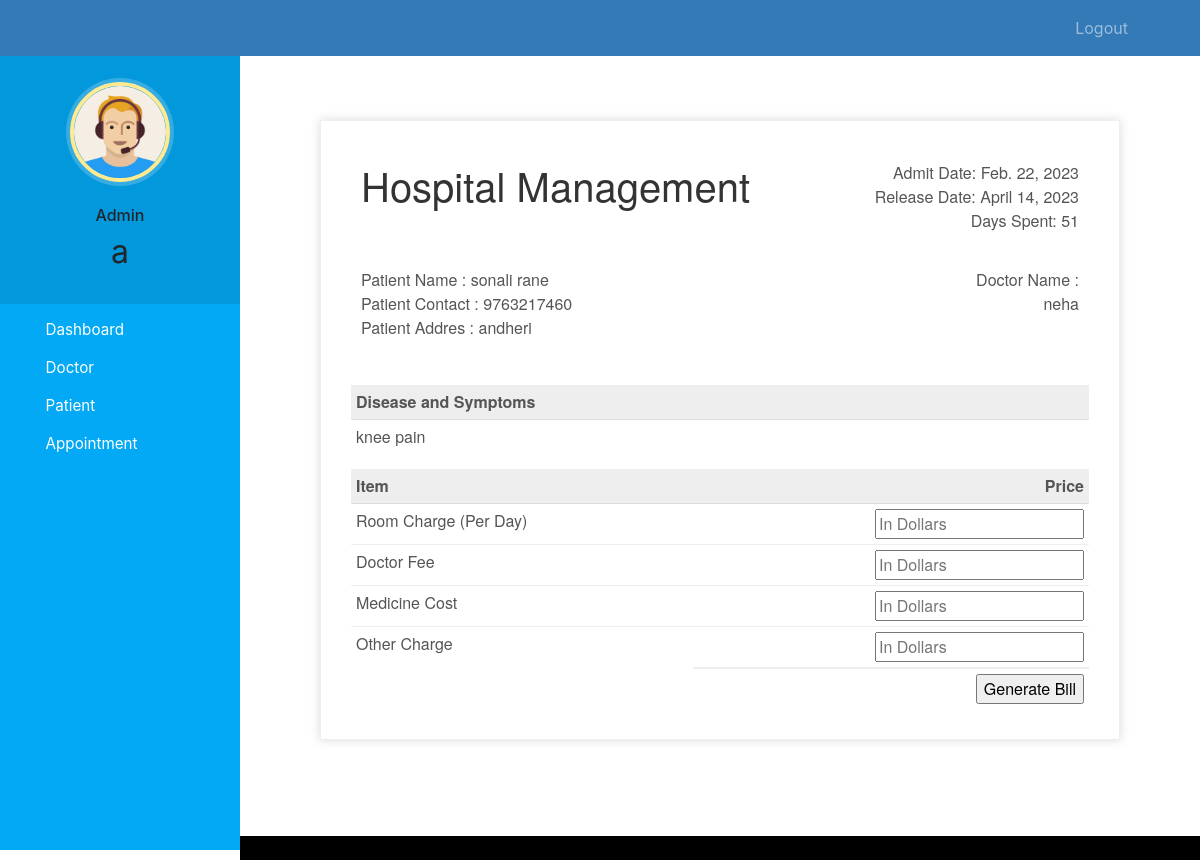
The app's page /discharge-patient/3 (signed in) with its own data.
### hospital/models.py (models this page shows, shortened)
class Patient(models.Model):
    user=models.OneToOneField(User,on_delete=models.CASCADE)
    profile_pic= models.ImageField(upload_to='profile_pic/PatientProfilePic/',null=True,blank=True)
    address = models.CharField(max_length=40)
    mobile = models.CharField(max_length=20,null=False)
    symptoms = models.CharField(max_length=100,null=False)
    assignedDoctorId = models.PositiveIntegerField(null=True)
    admitDate=models.DateField(auto_now=True)
    status=models.BooleanField(default=False)
    @property
    def get_name(self):
        return self.user.first_name+" "+self.user.last_name

### hospital/views.py (the view, shortened to what this page needs)
# urls.py: path('discharge-patient/<int:pk>', views.discharge_patient_view,name='discharge-patient'),
@login_required(login_url='adminlogin')
@user_passes_test(is_admin)
def discharge_patient_view(request,pk):
    patient=models.Patient.objects.get(id=pk)
    days=(date.today()-patient.admitDate) #2 days, 0:00:00
    assignedDoctor=models.User.objects.all().filter(id=patient.assignedDoctorId)
    d=days.days # only how many day that is 2
    patientDict={
        'patientId':pk,
        'name':patient.get_name,
        'mobile':patient.mobile,
        'address':patient.address,
        'symptoms':patient.symptoms,
        'admitDate':patient.admitDate,
        'todayDate':date.today(),
        'day':d,
        'assignedDoctorName':assignedDoctor[0].first_name,
    }
    return render(request,'hospital/patient_generate_bill.html',context=patientDict)

### hospital/views.py (called while the page is built)
def is_admin(user):
    return user.groups.filter(name='ADMIN').exists()

### templates/hospital/patient_generate_bill.html (shortened to what this page needs)
{% extends 'hospital/admin_base.html' %}
{% load static %}
{% block content %}
<head>
</head>
<br><br><br>
<div class="invoice-box">
  <table cellpadding="0" cellspacing="0">
    <tr class="top">
      <td colspan="2">
        <table>
          <tr>
            <td class="title">
              <h1>Hospital Management</h1>
            </td>
            <td>
              Admit Date: {{admitDate}}<br>
              Release Date: {{todayDate}}<br>
              Days Spent: {{day}}
            </td>
          </tr>
        </table>
      </td>
    </tr>
    <tr class="information">
      <td colspan="2">
        <table>
          <tr>
            <td>
              Patient Name : {{name}}<br>
              Patient Contact : {{mobile}}<br>
              Patient Addres : {{address}}<br>
            </td>
            <td>
              Doctor Name :<br>
              {{assignedDoctorName}}<br>
            </td>
          </tr>
        </table>
      </td>
    </tr>
    <tr class="heading">
      <td>
        Disease and Symptoms
      </td>
      <td>
      </td>
    </tr>
    <tr class="details">
      <td>
        {{symptoms}}
      </td>
    </tr>
    <tr class="heading">
      <td>
        Item
      </td>
      <td>
        Price
      </td>
    </tr>
    <form method="post">
      <tr class="item">
        <td>
          Room Charge (Per Day)
        </td>
        <td>
          <input type="number" name="roomCharge" placeholder="In Dollars" value="">
        </td>
      </tr>
      <tr class="item">
        <td>
          Doctor Fee
        </td>
        <td>
          <input type="number" name="doctorFee" placeholder="In Dollars" value="">
        </td>
      </tr>
      <tr class="item">
        <td>
          Medicine Cost
        </td>
        <td>
          <input type="number" name="medicineCost" placeholder="In Dollars" value="">
        </td>
      </tr>
      <tr class="item last">
        <td>
          Other Charge
        </td>
        <td>
          <input type="number" name="OtherCharge" placeholder="In Dollars" value="">
        </td>
      </tr>
      <tr class="total">
        <td></td>
        <td>
          <input type="submit" name="submit" value="Generate Bill">
        </td>
      </tr>
    </form>
  </table>
</div>
{% endblock content %}

### templates/hospital/admin_base.html (shortened to what this page needs)
<!DOCTYPE html>
{% load static %}
<html lang="en">
<head>
  <link rel="stylesheet" href="https://stackpath.bootstrapcdn.com/bootstrap/4.3.1/css/bootstrap.min.css">
  <link rel="stylesheet" href="https://maxcdn.bootstrapcdn.com/font-awesome/4.7.0/css/font-awesome.min.css">
  <link rel="stylesheet" href="{% static '/style.css' %}">
</head>
<body>
  <nav class="menu" tabindex="0">
    <header class="avatar">
      <img src="{% static "images/adminpropic.png" %}" />
      <br><br>
      <h6>Admin</h6>
      <h2>{{request.user.first_name}}</h2>
    </header>
    <ul>
      <li tabindex="0" class="icon-dashboard"> <a style="color:white; text-decoration:none;" href="/admin-dashboard"><span>Dashboard</span></a> </li>
      <li tabindex="0" class="icon-customers"> <a style="color:white; text-decoration:none;" href="/admin-doctor"><span>Doctor</span></a></li>
      <li tabindex="0" class="icon-users"> <a style="color:white; text-decoration:none;" href="/admin-patient"><span>Patient</span></a></li>
      <li tabindex="0" class="icon-calendar"> <a style="color:white; text-decoration:none;" href="/admin-appointment"><span>Appointment</span></a></li>
    </ul>
  </nav>
  <main>
    <div class="bs-example">
      <nav class="navbar navbar-expand-md  navbar-dark fixed-top" style="background:#337AB7;">
        <div class="collapse navbar-collapse justify-content-between" id="navbarCollapse">
          <div class="navbar-nav" style=" margin-left: 90%;">
            <a href="/logout" class="nav-item nav-link">Logout</a>
          </div>
        </div>
      </nav>
    </div>
    <br><br>
    {% block content %}
    {% endblock content %}
    <br><br><br><br>
    <footer>
      <br>
    </footer>
  </main>
</body>
</html>

### static/style.css (style rules this page uses)
body { padding-left: 240px; }
main { position: relative; height: 100vh; }
.menu { background: #5bc995; height: 100vh; width: 240px; position: fixed; top: 0px; left: 0; z-index: 5; outline: none; }
.menu .avatar { background: rgba(0, 0, 0, 0.1); padding: 2em 0.5em; text-align: center; }
.menu .avatar img { width: 100px; border-radius: 50%; overflow: hidden; border: 4px solid #ffea92; box-shadow: 0 0 0 4px rgba(255, 255, 255, 0.2); }
.menu .avatar h2 { font-weight: normal; margin-bottom: 0; }
.menu ul { list-style: none; padding: 0.5em 0; margin: 0; }
.menu ul li { padding: 0.5em 1em 0.5em 3em; font-size: 0.95em; font-weight: regular; background-repeat: no-repeat; background-position: left 15px center; background-size: auto 20px; transition: all 0.15s linear; cursor: pointer; }
.menu ul li.icon-dashboard { background-image: url("http://www.entypo.com/images//gauge.svg"); }
.menu ul li.icon-customers { background-image: url("http://www.entypo.com/images//briefcase.svg"); }
.menu ul li.icon-users { background-image: url("http://www.entypo.com/images//users.svg"); }
.menu ul li.icon-calendar { background-image: url("http://www.entypo.com/images//calendar.svg"); }

### templates/hospital/admin_base.html (style rules this page uses)
a:link { text-decoration: none; }
a { color: white; }
footer { padding: 0px 0px 0px 0px; background-color: black; margin: 0px; }
body { padding-left: 240px; }
main { position: relative; height: 100vh; }
.menu { background: #03a9f4; height: 100vh; width: 240px; position: fixed; top: 0px; left: 0; z-index: 5; outline: none; }
.menu .avatar { background: rgba(0, 0, 0, 0.1); padding: 2em 0.5em; text-align: center; }
.menu .avatar img { width: 100px; border-radius: 50%; overflow: hidden; border: 4px solid #ffea92; box-shadow: 0 0 0 4px rgba(255, 255, 255, 0.2); }
.menu .avatar h2 { font-weight: normal; margin-bottom: 0; }
.menu ul { list-style: none; padding: 0.5em 0; margin: 0; }
.menu ul li { padding: 0.5em 1em 0.5em 3em; font-size: 0.95em; font-weight: regular; background-repeat: no-repeat; background-position: left 15px center; background-size: auto 20px; transition: all 0.15s linear; cursor: pointer; }
.menu ul li.icon-dashboard { background-image: url("http://www.entypo.com/images//gauge.svg"); }
.menu ul li.icon-customers { background-image: url("http://www.entypo.com/images//briefcase.svg"); }
.menu ul li.icon-users { background-image: url("http://www.entypo.com/images//users.svg"); }
.menu ul li.icon-calendar { background-image: url("http://www.entypo.com/images//calendar.svg"); }

### templates/hospital/patient_generate_bill.html (style rules this page uses)
.invoice-box { max-width: 800px; margin: auto; padding: 30px; border: 1px solid #eee; box-shadow: 0 0 10px rgba(0, 0, 0, .15); font-size: 16px; line-height: 24px; font-family: 'Helvetica Neue', 'Helvetica', Helvetica, Arial, sans-serif; color: #555; }
.invoice-box table { width: 100%; line-height: inherit; text-align: left; }
.invoice-box table td { padding: 5px; vertical-align: top; }
.invoice-box table tr td:nth-child(2) { text-align: right; }
.invoice-box table tr.top table td { padding-bottom: 20px; }
.invoice-box table tr.top table td.title { font-size: 45px; line-height: 45px; color: #333; }
.invoice-box table tr.information table td { padding-bottom: 40px; }
.invoice-box table tr.heading td { background: #eee; border-bottom: 1px solid #ddd; font-weight: bold; }
.invoice-box table tr.details td { padding-bottom: 20px; }
.invoice-box table tr.item td { border-bottom: 1px solid #eee; }
.invoice-box table tr.item.last td { border-bottom: none; }
.invoice-box table tr.total td:nth-child(2) { border-top: 2px solid #eee; font-weight: bold; }
.menu { top: 50px; }

### records on screen
Patient: admitDate "Feb. 22, 2023", mobile "9763217460", address "andheri", symptoms "knee pain"

### other values on screen
{{ request.user.first_name }} "a"
{{ name }} "sonali rane"
{{ assignedDoctorName }} "neha"
